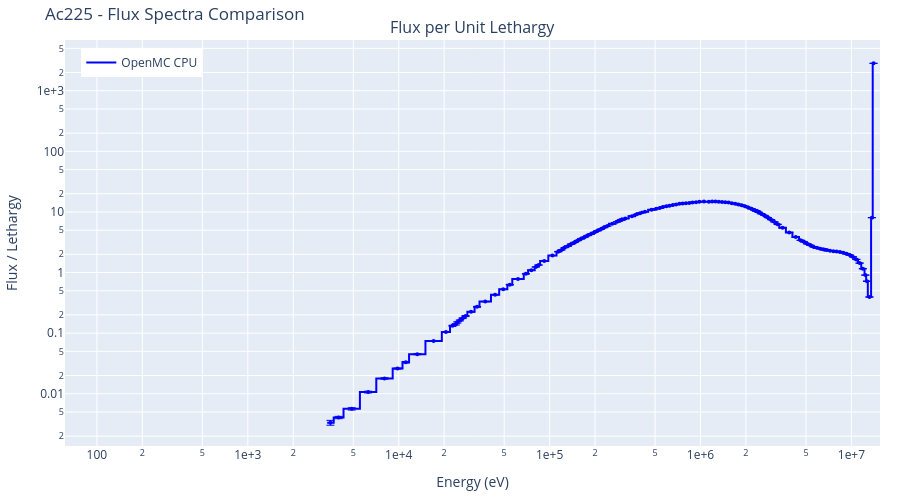
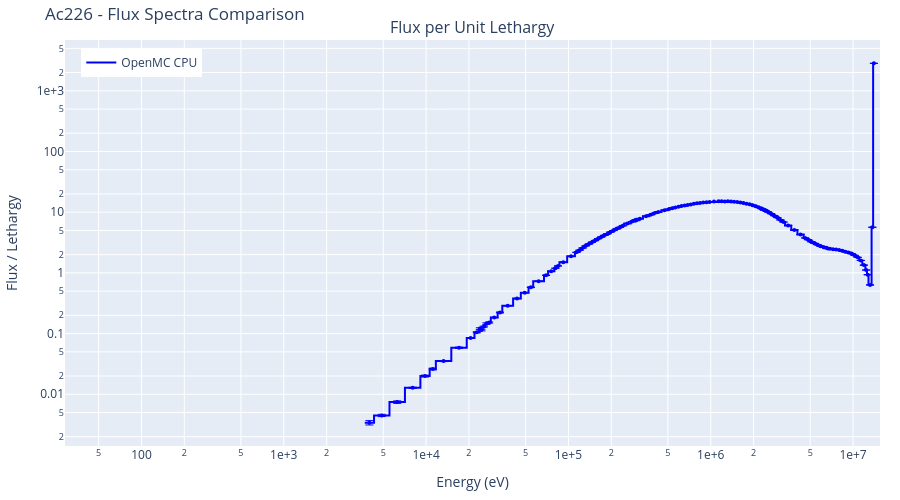
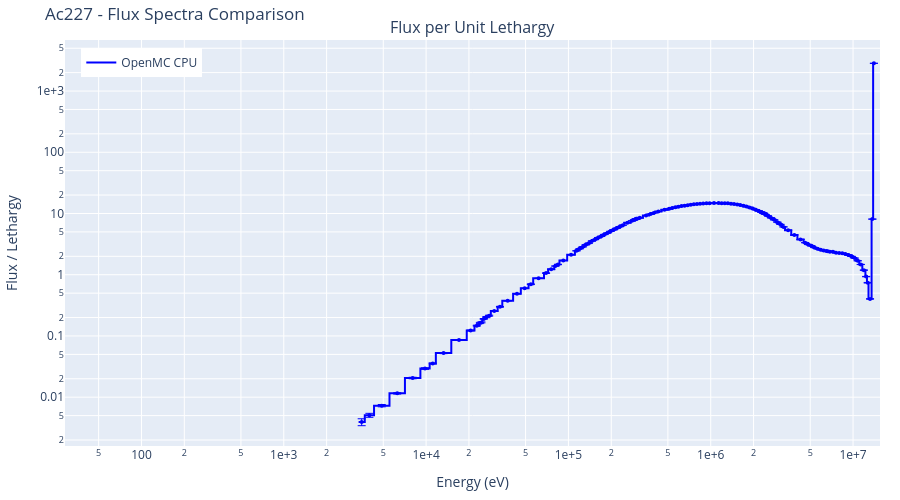

The notebook cell saved with these charts, in order:
### Markdown cell above
## Results by Nuclide

### Code cell
# Per-nuclide flux-spectra comparison, agreement metrics, and tally tables.
neutron.display_results(TASK, all_results)

### Figure 1 — Plotly figure (JSON) as saved in the notebook; plotly's stock layout.template omitted (floating-point values rounded to 4 significant figures; data arrays with more than 128 entries replaced by an {"elided": "..."} marker saying what was removed)
{"data": [{"legend": "legend", "line": {"color": "blue", "width": 2}, "mode": "lines", "name": "OpenMC CPU", "showlegend": true, "type": "scatter", "x": {"elided": "350 float values"}, "xaxis": "x", "y": {"elided": "350 float values"}, "yaxis": "y"}, {"error_y": {"array": {"elided": "175 float values"}, "color": "blue", "thickness": 1, "type": "data", "visible": true}, "marker": {"color": "blue", "size": 4, "symbol": "circle"}, "mode": "markers", "name": "OpenMC CPU error", "showlegend": false, "type": "scatter", "x": {"elided": "175 float values"}, "xaxis": "x", "y": {"elided": "175 float values"}, "yaxis": "y"}], "layout": {"annotations": [{"font": {"size": 16}, "showarrow": false, "text": "Flux per Unit Lethargy", "x": 0.5, "xanchor": "center", "xref": "paper", "y": 1.0, "yanchor": "bottom", "yref": "paper"}], "height": 500, "legend": {"x": 0.02, "xanchor": "left", "y": 0.98, "yanchor": "top"}, "legend2": {"x": 0.02, "xanchor": "left", "y": 0.27, "yanchor": "top"}, "margin": {"b": 40, "l": 60, "r": 20, "t": 40}, "title": {"text": "Ac225 - Flux Spectra Comparison"}, "xaxis": {"anchor": "y", "domain": [0.0, 1.0], "exponentformat": "e", "range": [1.788, 7.189], "title": {"text": "Energy (eV)"}, "type": "log"}, "yaxis": {"anchor": "x", "domain": [0.0, 1.0], "exponentformat": "e", "title": {"text": "Flux / Lethargy"}, "type": "log"}}}

### Figure 2 — Plotly figure (JSON) as saved in the notebook; plotly's stock layout.template omitted (floating-point values rounded to 4 significant figures; data arrays with more than 128 entries replaced by an {"elided": "..."} marker saying what was removed)
{"data": [{"legend": "legend", "line": {"color": "blue", "width": 2}, "mode": "lines", "name": "OpenMC CPU", "showlegend": true, "type": "scatter", "x": {"elided": "350 float values"}, "xaxis": "x", "y": {"elided": "350 float values"}, "yaxis": "y"}, {"error_y": {"array": {"elided": "175 float values"}, "color": "blue", "thickness": 1, "type": "data", "visible": true}, "marker": {"color": "blue", "size": 4, "symbol": "circle"}, "mode": "markers", "name": "OpenMC CPU error", "showlegend": false, "type": "scatter", "x": {"elided": "175 float values"}, "xaxis": "x", "y": {"elided": "175 float values"}, "yaxis": "y"}], "layout": {"annotations": [{"font": {"size": 16}, "showarrow": false, "text": "Flux per Unit Lethargy", "x": 0.5, "xanchor": "center", "xref": "paper", "y": 1.0, "yanchor": "bottom", "yref": "paper"}], "height": 500, "legend": {"x": 0.02, "xanchor": "left", "y": 0.98, "yanchor": "top"}, "legend2": {"x": 0.02, "xanchor": "left", "y": 0.27, "yanchor": "top"}, "margin": {"b": 40, "l": 60, "r": 20, "t": 40}, "title": {"text": "Ac226 - Flux Spectra Comparison"}, "xaxis": {"anchor": "y", "domain": [0.0, 1.0], "exponentformat": "e", "range": [1.463, 7.189], "title": {"text": "Energy (eV)"}, "type": "log"}, "yaxis": {"anchor": "x", "domain": [0.0, 1.0], "exponentformat": "e", "title": {"text": "Flux / Lethargy"}, "type": "log"}}}

### Figure 3 — Plotly figure (JSON) as saved in the notebook; plotly's stock layout.template omitted (floating-point values rounded to 4 significant figures; data arrays with more than 128 entries replaced by an {"elided": "..."} marker saying what was removed)
{"data": [{"legend": "legend", "line": {"color": "blue", "width": 2}, "mode": "lines", "name": "OpenMC CPU", "showlegend": true, "type": "scatter", "x": {"elided": "350 float values"}, "xaxis": "x", "y": {"elided": "350 float values"}, "yaxis": "y"}, {"error_y": {"array": {"elided": "175 float values"}, "color": "blue", "thickness": 1, "type": "data", "visible": true}, "marker": {"color": "blue", "size": 4, "symbol": "circle"}, "mode": "markers", "name": "OpenMC CPU error", "showlegend": false, "type": "scatter", "x": {"elided": "175 float values"}, "xaxis": "x", "y": {"elided": "175 float values"}, "yaxis": "y"}], "layout": {"annotations": [{"font": {"size": 16}, "showarrow": false, "text": "Flux per Unit Lethargy", "x": 0.5, "xanchor": "center", "xref": "paper", "y": 1.0, "yanchor": "bottom", "yref": "paper"}], "height": 500, "legend": {"x": 0.02, "xanchor": "left", "y": 0.98, "yanchor": "top"}, "legend2": {"x": 0.02, "xanchor": "left", "y": 0.27, "yanchor": "top"}, "margin": {"b": 40, "l": 60, "r": 20, "t": 40}, "title": {"text": "Ac227 - Flux Spectra Comparison"}, "xaxis": {"anchor": "y", "domain": [0.0, 1.0], "exponentformat": "e", "range": [1.463, 7.189], "title": {"text": "Energy (eV)"}, "type": "log"}, "yaxis": {"anchor": "x", "domain": [0.0, 1.0], "exponentformat": "e", "title": {"text": "Flux / Lethargy"}, "type": "log"}}}
